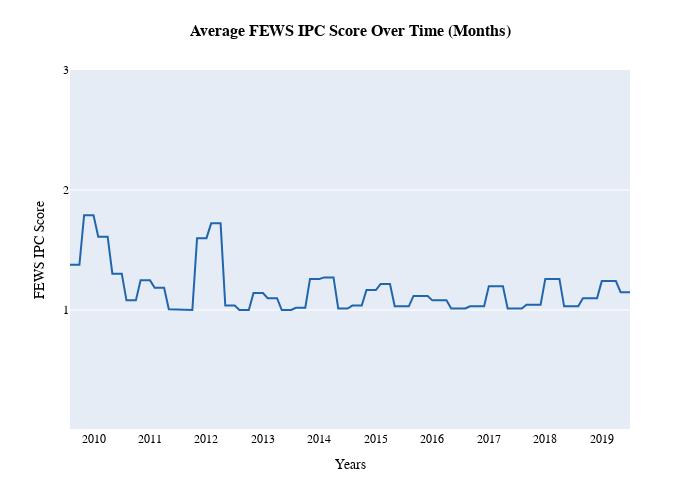

Source (notebook cell):
### Code cell
# Look at the mean few_ipc across country over time (in months)
yearmonth = pd.DataFrame(list(yearmonth_m.columns))
yearmonth = yearmonth[0].str.replace('_06','')
p = yearmonth_m.mean(axis=0)

fig = go.Figure()
fig.add_trace(go.Scatter(x=yearmonth, y=p, mode='lines', marker_color = 'rgb(33,102,172)'))
fig.update_xaxes(title= 'Years', tickvals = ['2010', '2011', '2012', '2013', '2014',
                                             '2015','2016', '2017', '2018', '2019'],
                 showticklabels=True, visible=True, showgrid=False)
fig.update_yaxes(title= 'FEWS IPC Score', range = [0, 3], tickvals = [1, 2, 3],
                 showticklabels=True, visible=True, showgrid=True)
fig.update_layout(title =
                  {'text': '<b>Average FEWS IPC Score Over Time (Months)</b>',
                   'font': {'size':16, 'family':'Arial', 'color': 'black'},
                   'xanchor':'center',
                   'x': 0.5,
                   'y': 0.95 },
                  font_family= 'Arial',
                  font_color='black',
                  width = 700, height = 500,
                  margin = dict(t=70,r=70,b=70,l=70))
fig.write_image('Images/trends_year.png')
fig.show()

### Figure 1 — Plotly figure (JSON) as saved in the notebook; plotly's stock layout.template omitted (floating-point values rounded to 4 significant figures)
{"data": [{"marker": {"color": "rgb(33,102,172)"}, "mode": "lines", "type": "scatter", "x": ["2010_01", "2010_02", "2010_03", "2010_04", "2010_05", "2010", "2010_07", "2010_08", "2010_09", "2010_10", "2010_11", "2010_12", "2011_01", "2011_02", "2011_03", "2011_04", "2011_05", "2011", "2011_07", "2011_08", "2011_09", "2011_10", "2011_11", "2011_12", "2012_01", "2012_02", "2012_03", "2012_04", "2012_05", "2012", "2012_07", "2012_08", "2012_09", "2012_10", "2012_11", "2012_12", "2013_01", "2013_02", "2013_03", "2013_04", "2013_05", "2013", "2013_07", "2013_08", "2013_09", "2013_10", "2013_11", "2013_12", "2014_01", "2014_02", "2014_03", "2014_04", "2014_05", "2014", "2014_07", "2014_08", "2014_09", "2014_10", "2014_11", "2014_12", "2015_01", "2015_02", "2015_03", "2015_04", "2015_05", "2015", "2015_07", "2015_08", "2015_09", "2015_10", "2015_11", "2015_12", "2016_01", "2016_02", "2016_03", "2016_04", "2016_05", "2016", "2016_07", "2016_08", "2016_09", "2016_10", "2016_11", "2016_12", "2017_01", "2017_02", "2017_03", "2017_04", "2017_05", "2017", "2017_07", "2017_08", "2017_09", "2017_10", "2017_11", "2017_12", "2018_01", "2018_02", "2018_03", "2018_04", "2018_05", "2018", "2018_07", "2018_08", "2018_09", "2018_10", "2018_11", "2018_12", "2019_01", "2019_02", "2019_03", "2019_04", "2019_05", "2019", "2019_07", "2019_08", "2019_09", "2019_10", "2019_11", "2019_12"], "y": [1.377, 1.377, 1.377, 1.79, 1.79, 1.79, 1.611, 1.611, 1.611, 1.302, 1.302, 1.302, 1.08, 1.08, 1.08, 1.247, 1.247, 1.247, 1.185, 1.185, 1.185, 1.006, 1.006, 1.006, 1.0, 1.0, 1.0, 1.599, 1.599, 1.599, 1.722, 1.722, 1.722, 1.037, 1.037, 1.037, 1.0, 1.0, 1.0, 1.142, 1.142, 1.142, 1.099, 1.099, 1.099, 1.0, 1.0, 1.0, 1.019, 1.019, 1.019, 1.259, 1.259, 1.259, 1.272, 1.272, 1.272, 1.012, 1.012, 1.012, 1.037, 1.037, 1.037, 1.167, 1.167, 1.167, 1.216, 1.216, 1.216, 1.031, 1.031, 1.031, 1.031, 1.117, 1.117, 1.117, 1.117, 1.08, 1.08, 1.08, 1.08, 1.012, 1.012, 1.012, 1.012, 1.031, 1.031, 1.031, 1.031, 1.198, 1.198, 1.198, 1.198, 1.012, 1.012, 1.012, 1.012, 1.043, 1.043, 1.043, 1.043, 1.259, 1.259, 1.259, 1.259, 1.031, 1.031, 1.031, 1.031, 1.099, 1.099, 1.099, 1.099, 1.241, 1.241, 1.241, 1.241, 1.148, 1.148, 1.148]}], "layout": {"font": {"color": "black", "family": "Arial"}, "height": 500, "margin": {"b": 70, "l": 70, "r": 70, "t": 70}, "title": {"font": {"color": "black", "family": "Arial", "size": 16}, "text": "<b>Average FEWS IPC Score Over Time (Months)</b>", "x": 0.5, "xanchor": "center", "y": 0.95}, "width": 700, "xaxis": {"showgrid": false, "showticklabels": true, "tickvals": ["2010", "2011", "2012", "2013", "2014", "2015", "2016", "2017", "2018", "2019"], "title": {"text": "Years"}, "visible": true}, "yaxis": {"range": [0, 3], "showgrid": true, "showticklabels": true, "tickvals": [1, 2, 3], "title": {"text": "FEWS IPC Score"}, "visible": true}}}
